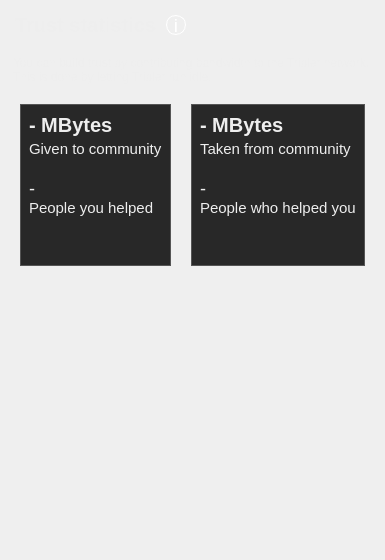
        <widget class="TrustPage" name="trust_page">
         <property name="styleSheet">
          <string notr="true">QLabel { color: #eee; }</string>
         </property>
         <layout class="QVBoxLayout" name="verticalLayout">
          <property name="spacing">
           <number>0</number>
          </property>
          <property name="leftMargin">
           <number>0</number>
          </property>
          <property name="topMargin">
           <number>0</number>
          </property>
          <property name="rightMargin">
           <number>0</number>
          </property>
          <property name="bottomMargin">
           <number>0</number>
          </property>
          <item>
           <widget class="QWidget" name="trust_statistics_header" native="true">
            <layout class="QHBoxLayout" name="horizontalLayout_13">
             <property name="spacing">
              <number>0</number>
             </property>
             <property name="leftMargin">
              <number>0</number>
             </property>
             <property name="topMargin">
              <number>0</number>
             </property>
             <property name="rightMargin">
              <number>0</number>
             </property>
             <property name="bottomMargin">
              <number>0</number>
             </property>
             <item>
              <widget class="QLabel" name="subscribed_channels_header_label">
               <property name="sizePolicy">
                <sizepolicy hsizetype="Preferred" vsizetype="Fixed">
                 <horstretch>0</horstretch>
                 <verstretch>0</verstretch>
                </sizepolicy>
               </property>
               <property name="minimumSize">
                <size>
                 <width>0</width>
                 <height>50</height>
                </size>
               </property>
               <property name="maximumSize">
                <size>
                 <width>16777215</width>
                 <height>50</height>
                </size>
               </property>
               <property name="styleSheet">
                <string notr="true">color: #eee;
                                            background-color: transparent;
                                            font-size: 20px;
                                            font-weight: bold;
                                            margin: 10px;
margin-right: 4px;
margin-top: 9px;</string>
               </property>
               <property name="text">
                <string>Trust statistics</string>
               </property>
              </widget>
             </item>
             <item>
              <widget class="QToolButton" name="trust_explain_button">
               <property name="minimumSize">
                <size>
                 <width>20</width>
                 <height>20</height>
                </size>
               </property>
               <property name="maximumSize">
                <size>
                 <width>20</width>
                 <height>20</height>
                </size>
               </property>
               <property name="font">
                <font>
                 <pointsize>14</pointsize>
                </font>
               </property>
               <property name="cursor">
                <cursorShape>PointingHandCursor</cursorShape>
               </property>
               <property name="styleSheet">
                <string notr="true">border: 1px solid white;
color: white;
border-radius: 10px;
</string>
               </property>
               <property name="text">
                <string>i</string>
               </property>
              </widget>
             </item>
             <item>
              <spacer name="horizontalSpacer_69">
               <property name="orientation">
                <enum>Qt::Horizontal</enum>
               </property>
               <property name="sizeType">
                <enum>QSizePolicy::Expanding</enum>
               </property>
               <property name="sizeHint" stdset="0">
                <size>
                 <width>10</width>
                 <height>20</height>
                </size>
               </property>
              </spacer>
             </item>
            </layout>
           </widget>
          </item>
          <item>
           <spacer name="verticalSpacer_16">
            <property name="orientation">
             <enum>Qt::Vertical</enum>
            </property>
            <property name="sizeType">
             <enum>QSizePolicy::Fixed</enum>
            </property>
            <property name="sizeHint" stdset="0">
             <size>
              <width>20</width>
              <height>6</height>
             </size>
            </property>
           </spacer>
          </item>
          <item>
           <widget class="QLabel" name="trust_explanation_label">
            <property name="styleSheet">
             <string notr="true">padding-left: 10px; padding-right: 10px;</string>
            </property>
            <property name="text">
             <string>You can build trust by contributing bandwidth to the Tribler network. This is done by letting Tribler run idle.</string>
            </property>
            <property name="wordWrap">
             <bool>true</bool>
            </property>
           </widget>
          </item>
          <item>
           <widget class="QWidget" name="trust_top_container" native="true">
            <property name="sizePolicy">
             <sizepolicy hsizetype="Preferred" vsizetype="Fixed">
              <horstretch>0</horstretch>
              <verstretch>0</verstretch>
             </sizepolicy>
            </property>
            <property name="styleSheet">
             <string notr="true"/>
            </property>
            <layout class="QHBoxLayout" name="horizontalLayout_39">
             <property name="spacing">
              <number>20</number>
             </property>
             <property name="leftMargin">
              <number>20</number>
             </property>
             <property name="topMargin">
              <number>20</number>
             </property>
             <property name="rightMargin">
              <number>20</number>
             </property>
             <property name="bottomMargin">
              <number>20</number>
             </property>
             <item>
              <widget class="QWidget" name="trust_general_stats_box" native="true">
               <property name="styleSheet">
                <string notr="true">QWidget { 
background-color: #282828; border: 1px solid #555;
}
QLabel {
border: none;
}</string>
               </property>
               <layout class="QVBoxLayout" name="verticalLayout_10">
                <property name="spacing">
                 <number>0</number>
                </property>
                <item>
                 <widget class="QLabel" name="trust_contribution_amount_label">
                  <property name="styleSheet">
                   <string notr="true">font-size: 20px; font-weight: bold;</string>
                  </property>
                  <property name="text">
                   <string>- MBytes</string>
                  </property>
                 </widget>
                </item>
                <item>
                 <spacer name="verticalSpacer_19">
                  <property name="orientation">
                   <enum>Qt::Vertical</enum>
                  </property>
                  <property name="sizeType">
                   <enum>QSizePolicy::Minimum</enum>
                  </property>
                  <property name="sizeHint" stdset="0">
                   <size>
                    <width>20</width>
                    <height>3</height>
                   </size>
                  </property>
                 </spacer>
                </item>
                <item>
                 <widget class="QLabel" name="label_48">
                  <property name="styleSheet">
                   <string notr="true">font-size: 15px;</string>
                  </property>
                  <property name="text">
                   <string>Given to community</string>
                  </property>
                 </widget>
                </item>
                <item>
                 <spacer name="verticalSpacer_18">
                  <property name="orientation">
                   <enum>Qt::Vertical</enum>
                  </property>
                  <property name="sizeType">
                   <enum>QSizePolicy::Minimum</enum>
                  </property>
                  <property name="sizeHint" stdset="0">
                   <size>
                    <width>20</width>
                    <height>20</height>
                   </size>
                  </property>
                 </spacer>
                </item>
                <item>
                 <widget class="QLabel" name="trust_people_helped_label">
                  <property name="styleSheet">
                   <string notr="true">font-size: 18px;</string>
                  </property>
                  <property name="text">
                   <string>-</string>
                  </property>
                 </widget>
                </item>
                <item>
                 <widget class="QLabel" name="label_49">
                  <property name="styleSheet">
                   <string notr="true">font-size: 15px;</string>
                  </property>
                  <property name="text">
                   <string>People you helped</string>
                  </property>
                 </widget>
                </item>
                <item>
                 <spacer name="verticalSpacer_15">
                  <property name="orientation">
                   <enum>Qt::Vertical</enum>
                  </property>
                  <property name="sizeType">
                   <enum>QSizePolicy::Expanding</enum>
                  </property>
                  <property name="sizeHint" stdset="0">
                   <size>
                    <width>20</width>
                    <height>40</height>
                   </size>
                  </property>
                 </spacer>
                </item>
               </layout>
              </widget>
             </item>
             <item>
              <widget class="QWidget" name="trust_interactions_stats_box" native="true">
               <property name="styleSheet">
                <string notr="true">QWidget { 
background-color: #282828; border: 1px solid #555;
}
QLabel {
border: none;
}</string>
               </property>
               <layout class="QVBoxLayout" name="verticalLayout_12">
                <property name="spacing">
                 <number>0</number>
                </property>
                <item>
                 <widget class="QLabel" name="trust_consumption_amount_label">
                  <property name="styleSheet">
                   <string notr="true">font-size: 20px; font-weight: bold;</string>
                  </property>
                  <property name="text">
                   <string>- MBytes</string>
                  </property>
                 </widget>
                </item>
                <item>
                 <spacer name="verticalSpacer_21">
                  <property name="orientation">
                   <enum>Qt::Vertical</enum>
                  </property>
                  <property name="sizeType">
                   <enum>QSizePolicy::Fixed</enum>
                  </property>
                  <property name="sizeHint" stdset="0">
                   <size>
                    <width>20</width>
                    <height>3</height>
                   </size>
                  </property>
                 </spacer>
                </item>
                <item>
                 <widget class="QLabel" name="label_50">
                  <property name="styleSheet">
                   <string notr="true">font-size: 15px;</string>
                  </property>
                  <property name="text">
                   <string>Taken from community</string>
                  </property>
                 </widget>
                </item>
                <item>
                 <spacer name="verticalSpacer_20">
                  <property name="orientation">
                   <enum>Qt::Vertical</enum>
                  </property>
                  <property name="sizeType">
                   <enum>QSizePolicy::Fixed</enum>
                  </property>
                  <property name="sizeHint" stdset="0">
                   <size>
                    <width>20</width>
                    <height>20</height>
                   </size>
                  </property>
                 </spacer>
                </item>
                <item>
                 <widget class="QLabel" name="trust_people_helped_you_label">
                  <property name="styleSheet">
                   <string notr="true">font-size: 18px;</string>
                  </property>
                  <property name="text">
                   <string>-</string>
                  </property>
                 </widget>
                </item>
                <item>
                 <widget class="QLabel" name="label_52">
                  <property name="styleSheet">
                   <string notr="true">font-size: 15px;</string>
                  </property>
                  <property name="text">
                   <string>People who helped you</string>
                  </property>
                 </widget>
                </item>
                <item>
                 <spacer name="verticalSpacer_17">
                  <property name="orientation">
                   <enum>Qt::Vertical</enum>
                  </property>
                  <property name="sizeHint" stdset="0">
                   <size>
                    <width>20</width>
                    <height>40</height>
                   </size>
                  </property>
                 </spacer>
                </item>
               </layout>
              </widget>
             </item>
            </layout>
           </widget>
          </item>
          <item>
           <widget class="QWidget" name="widget_24" native="true">
            <property name="sizePolicy">
             <sizepolicy hsizetype="Preferred" vsizetype="Expanding">
              <horstretch>0</horstretch>
              <verstretch>0</verstretch>
             </sizepolicy>
            </property>
            <property name="styleSheet">
             <string notr="true"/>
            </property>
            <layout class="QHBoxLayout" name="horizontalLayout_37">
             <property name="spacing">
              <number>20</number>
             </property>
             <property name="leftMargin">
              <number>20</number>
             </property>
             <property name="topMargin">
              <number>0</number>
             </property>
             <property name="rightMargin">
              <number>20</number>
             </property>
             <property name="bottomMargin">
              <number>20</number>
             </property>
             <item>
              <widget class="QWidget" name="widget_10" native="true">
               <property name="styleSheet">
                <string notr="true"/>
               </property>
               <layout class="QVBoxLayout" name="verticalLayout_13">
                <property name="spacing">
                 <number>0</number>
                </property>
                <property name="leftMargin">
                 <number>2</number>
                </property>
                <property name="topMargin">
                 <number>2</number>
                </property>
                <property name="rightMargin">
                 <number>2</number>
                </property>
                <property name="bottomMargin">
                 <number>2</number>
                </property>
                <item>
                 <widget class="QWidget" name="plot_widget" native="true">
                  <property name="minimumSize">
                   <size>
                    <width>0</width>
                    <height>250</height>
                   </size>
                  </property>
                  <property name="baseSize">
                   <size>
                    <width>0</width>
                    <height>250</height>
                   </size>
                  </property>
                  <property name="styleSheet">
                   <string notr="true">border: none;</string>
                  </property>
                  <layout class="QVBoxLayout" name="verticalLayout_14">
                   <property name="leftMargin">
                    <number>0</number>
                   </property>
                   <property name="topMargin">
                    <number>0</number>
                   </property>
                   <property name="rightMargin">
                    <number>0</number>
                   </property>
                   <property name="bottomMargin">
                    <number>0</number>
                   </property>
                  </layout>
                 </widget>
                </item>
               </layout>
              </widget>
             </item>
            </layout>
           </widget>
          </item>
         </layout>
        </widget>
